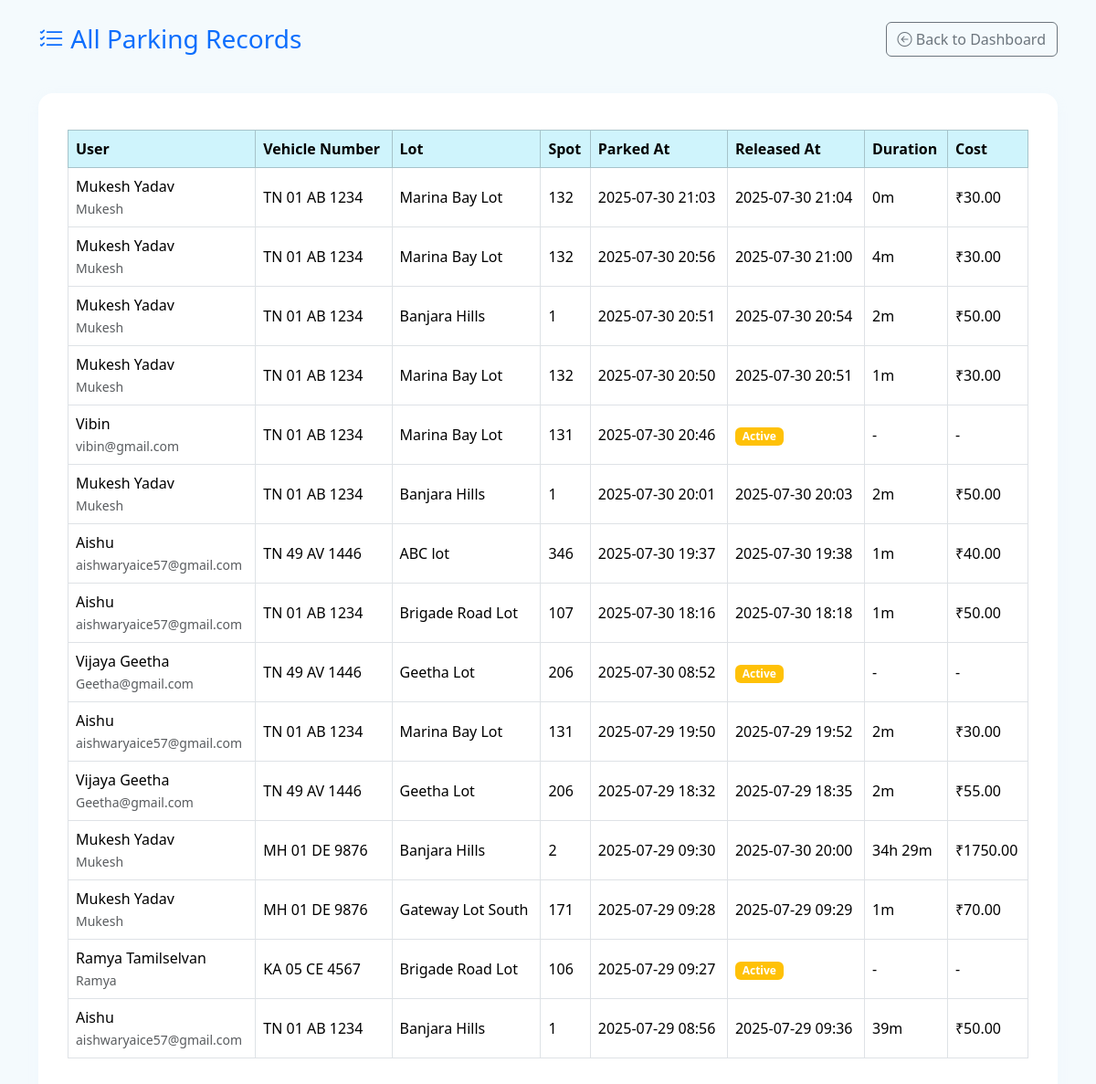
The app's page /admin/parking_records (signed in) with its own data.
### models/file1.py (models this page shows, shortened)
class Reservation(db.Model):
    __tablename__ = 'reservations'
    id = db.Column(db.Integer, primary_key=True)
    spot_id = db.Column(db.Integer, db.ForeignKey('parking_spots.id'), nullable=False)
    user_id = db.Column(db.Integer, db.ForeignKey('users.id'), nullable=False)
    parking_timestamp = db.Column(db.DateTime, default=datetime.utcnow)
    leaving_timestamp = db.Column(db.DateTime, nullable=True)
    parking_cost = db.Column(db.Float, nullable=True)
    vehicle_number = db.Column(db.String(32), nullable=True)
    user = db.relationship('User', back_populates='reservations')
    spot = db.relationship('ParkingSpot', back_populates='reservations')

class User(db.Model, UserMixin):
    __tablename__ = 'users'
    id = db.Column(db.Integer, primary_key=True)
    username = db.Column(db.String(80), unique=True, nullable=False)  # could be email
    password = db.Column(db.String(128), nullable=False)
    role = db.Column(db.String(20), default='user')  # 'admin' or 'user'
    full_name = db.Column(db.String(120), nullable=False)
    reservations = db.relationship('Reservation', back_populates='user')

class ParkingLot(db.Model):
    __tablename__ = 'parking_lots'
    id = db.Column(db.Integer, primary_key=True)
    prime_location_name = db.Column(db.String(100), nullable=False)
    price = db.Column(db.Float, nullable=False)
    address = db.Column(db.String(200), nullable=False)
    pin_code = db.Column(db.String(10), nullable=False)
    maximum_number_of_spots = db.Column(db.Integer, nullable=False)
    spots = db.relationship('ParkingSpot', back_populates='lot', cascade="all, delete-orphan")

class ParkingSpot(db.Model):
    __tablename__ = 'parking_spots'
    id = db.Column(db.Integer, primary_key=True)
    lot_id = db.Column(db.Integer, db.ForeignKey('parking_lots.id'), nullable=False)
    status = db.Column(db.String(1), default='A')  # 'A' = Available, 'O' = Occupied
    lot = db.relationship('ParkingLot', back_populates='spots')
    reservations = db.relationship('Reservation', back_populates='spot')

### controllers/admin.py (the view)
@admin_bp.route('/admin/parking_records')
@login_required
def parking_records():
    if current_user.role != 'admin':
        return "Not authorized", 403
    reservations = (Reservation.query.order_by(Reservation.parking_timestamp.desc()).all())
    def calc_duration_and_cost(res):
        if res.leaving_timestamp and res.parking_timestamp and res.spot and res.spot.lot:
            delta = res.leaving_timestamp - res.parking_timestamp
            mins = int(delta.total_seconds() // 60)
            hrs = int(mins // 60)
            mins_display = mins % 60
            duration = f"{hrs}h {mins_display}m" if hrs else f"{mins_display}m"
            lot = res.spot.lot
            total_hours = delta.total_seconds() / 3600
            hours_rounded = max(1, int(ceil(total_hours)))
            cost = hours_rounded * lot.price
            return duration, f"₹{cost:.2f}"
        else:
            return "-", "-"
    return render_template(
        'admin_parking_records.html',
        reservations=reservations,
        calc_duration_and_cost=calc_duration_and_cost
    )

### app.py (called while the page is built)
@login_manager.user_loader
def load_user(user_id):
    return User.query.get(int(user_id))

### templates/admin_parking_records.html (shortened to what this page needs)
<!doctype html>
<html lang="en">
<head>
  <link href="https://cdn.jsdelivr.net/npm/bootstrap@5.3.3/dist/css/bootstrap.min.css" rel="stylesheet">
  <link href="https://cdn.jsdelivr.net/npm/bootstrap-icons@1.11.3/font/bootstrap-icons.min.css" rel="stylesheet">
</head>
<body>
  <div class="container">
    <div class="d-flex justify-content-between align-items-center mt-4 mb-3">
      <h3 class="mb-0 text-primary"><i class="bi bi-list-check"></i> All Parking Records</h3>
      <a href="{{ url_for('admin.dashboard') }}" class="btn btn-outline-secondary">
        <i class="bi bi-arrow-left-circle"></i> Back to Dashboard
      </a>
    </div>
    <div class="records-box">
      <div class="table-responsive">
        <table class="table table-bordered table-hover align-middle bg-white">
          <thead class="table-info">
            <tr>
              <th>User</th>
              <th>Vehicle Number</th>
              <th>Lot</th>
              <th>Spot</th>
              <th>Parked At</th>
              <th>Released At</th>
              <th>Duration</th>
              <th>Cost</th>
            </tr>
          </thead>
          <tbody>
          {% for res in reservations %}
            {% set duration, cost = calc_duration_and_cost(res) %}
            <tr>
              <td>
                {{ res.user.full_name }}<br>
                <small class="text-muted">{{ res.user.username }}</small>
              </td>
              <td>
                {{ res.vehicle_number or "-" }}
              </td>
              <td>
                {{ res.spot.lot.prime_location_name if res.spot and res.spot.lot else "--" }}
              </td>
              <td>{{ res.spot.id if res.spot else "--" }}</td>
              <td>
                {{ res.parking_timestamp.strftime("%Y-%m-%d %H:%M") if res.parking_timestamp else "--" }}
              </td>
              <td>
                {% if res.leaving_timestamp %}
                  {{ res.leaving_timestamp.strftime("%Y-%m-%d %H:%M") }}
                {% else %}
                  <span class="badge bg-warning">Active</span>
                {% endif %}
              </td>
              <td>{{ duration }}</td>
              <td>{{ cost }}</td>
            </tr>
          {% else %}
            <tr>
              <td colspan="8" class="text-center text-muted">No parking records found.</td>
            </tr>
          {% endfor %}
          </tbody>
        </table>
      </div>
    </div>
  </div>
</body>
</html>

### templates/admin_parking_records.html (style rules this page uses)
body { background: #f4fafd; }
.records-box { border-radius: 16px; background: #fff; box-shadow: 0 3px 12px #d1e3f422; padding: 2.5rem 2rem; margin-top: 40px; }
table td, table th { vertical-align: middle!important; }

### records on screen
Reservation: user.full_name "Mukesh Yadav", user.username "Mukesh", vehicle_number "TN 01 AB 1234", spot.lot "Marina Bay Lot", spot "132", parking_timestamp "2025-07-30 21:03", leaving_timestamp "2025-07-30 21:04", duration "0m", cost "₹30.00"
Reservation: user.full_name "Mukesh Yadav", user.username "Mukesh", vehicle_number "TN 01 AB 1234", spot.lot "Marina Bay Lot", spot "132", parking_timestamp "2025-07-30 20:56", leaving_timestamp "2025-07-30 21:00", duration "4m", cost "₹30.00"
Reservation: user.full_name "Mukesh Yadav", user.username "Mukesh", vehicle_number "TN 01 AB 1234", spot.lot "Banjara Hills", spot "1", parking_timestamp "2025-07-30 20:51", leaving_timestamp "2025-07-30 20:54", duration "2m", cost "₹50.00"
Reservation: user.full_name "Mukesh Yadav", user.username "Mukesh", vehicle_number "TN 01 AB 1234", spot.lot "Marina Bay Lot", spot "132", parking_timestamp "2025-07-30 20:50", leaving_timestamp "2025-07-30 20:51", duration "1m", cost "₹30.00"
Reservation: user.full_name "Vibin", user.username "vibin@gmail.com", vehicle_number "TN 01 AB 1234", spot.lot "Marina Bay Lot", spot "131", parking_timestamp "2025-07-30 20:46", shows "Active", duration "-", cost "-"
Reservation: user.full_name "Mukesh Yadav", user.username "Mukesh", vehicle_number "TN 01 AB 1234", spot.lot "Banjara Hills", spot "1", parking_timestamp "2025-07-30 20:01", leaving_timestamp "2025-07-30 20:03", duration "2m", cost "₹50.00"
Reservation: user.full_name "Aishu", user.username "aishwaryaice57@gmail.com", vehicle_number "TN 49 AV 1446", spot.lot "ABC lot", spot "346", parking_timestamp "2025-07-30 19:37", leaving_timestamp "2025-07-30 19:38", duration "1m", cost "₹40.00"
Reservation: user.full_name "Aishu", user.username "aishwaryaice57@gmail.com", vehicle_number "TN 01 AB 1234", spot.lot "Brigade Road Lot", spot "107", parking_timestamp "2025-07-30 18:16", leaving_timestamp "2025-07-30 18:18", duration "1m", cost "₹50.00"
Reservation: user.full_name "Vijaya Geetha", user.username "Geetha@gmail.com", vehicle_number "TN 49 AV 1446", spot.lot "Geetha Lot", spot "206", parking_timestamp "2025-07-30 08:52", shows "Active", duration "-", cost "-"
Reservation: user.full_name "Aishu", user.username "aishwaryaice57@gmail.com", vehicle_number "TN 01 AB 1234", spot.lot "Marina Bay Lot", spot "131", parking_timestamp "2025-07-29 19:50", leaving_timestamp "2025-07-29 19:52", duration "2m", cost "₹30.00"
Reservation: user.full_name "Vijaya Geetha", user.username "Geetha@gmail.com", vehicle_number "TN 49 AV 1446", spot.lot "Geetha Lot", spot "206", parking_timestamp "2025-07-29 18:32", leaving_timestamp "2025-07-29 18:35", duration "2m", cost "₹55.00"
Reservation: user.full_name "Mukesh Yadav", user.username "Mukesh", vehicle_number "MH 01 DE 9876", spot.lot "Banjara Hills", spot "2", parking_timestamp "2025-07-29 09:30", leaving_timestamp "2025-07-30 20:00", duration "34h 29m", cost "₹1750.00"
Reservation: user.full_name "Mukesh Yadav", user.username "Mukesh", vehicle_number "MH 01 DE 9876", spot.lot "Gateway Lot South", spot "171", parking_timestamp "2025-07-29 09:28", leaving_timestamp "2025-07-29 09:29", duration "1m", cost "₹70.00"
Reservation: user.full_name "Ramya Tamilselvan", user.username "Ramya", vehicle_number "KA 05 CE 4567", spot.lot "Brigade Road Lot", spot "106", parking_timestamp "2025-07-29 09:27", shows "Active", duration "-", cost "-"
Reservation: user.full_name "Aishu", user.username "aishwaryaice57@gmail.com", vehicle_number "TN 01 AB 1234", spot.lot "Banjara Hills", spot "1", parking_timestamp "2025-07-29 08:56", leaving_timestamp "2025-07-29 09:36", duration "39m", cost "₹50.00"
